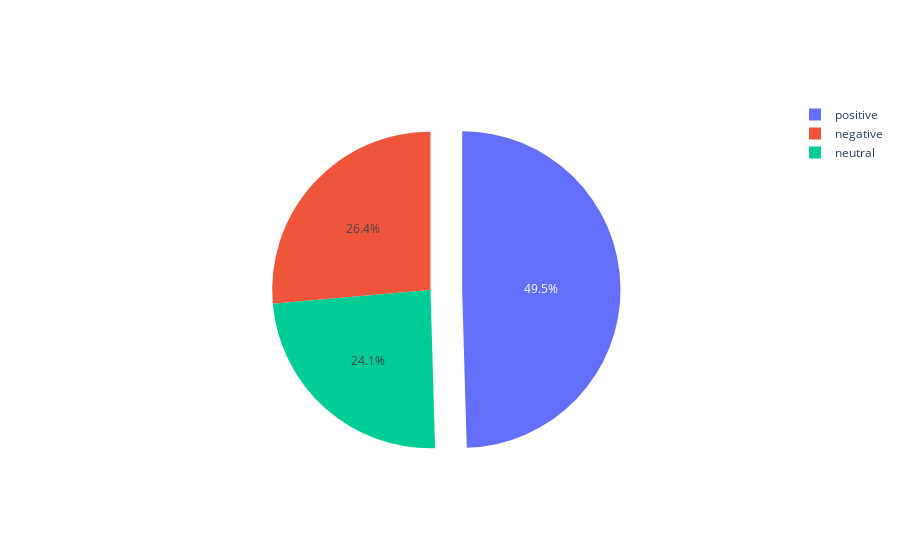
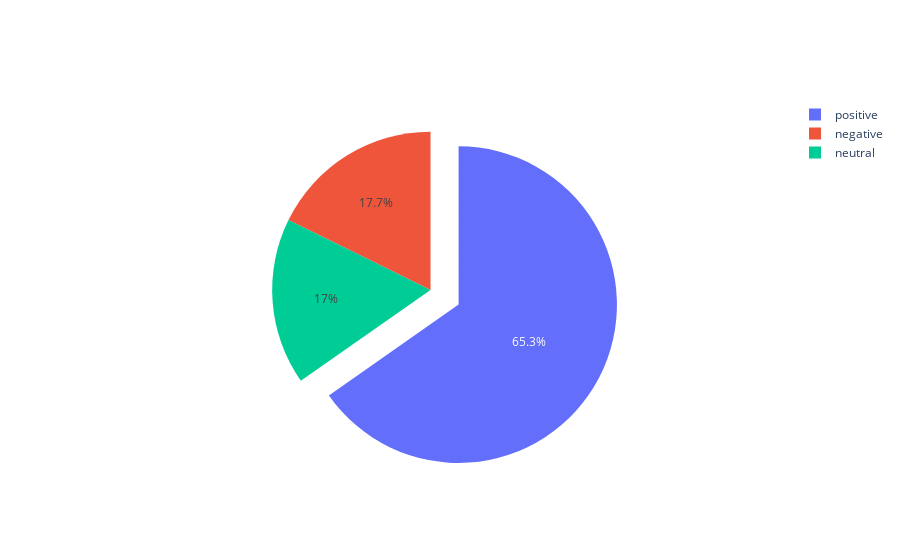
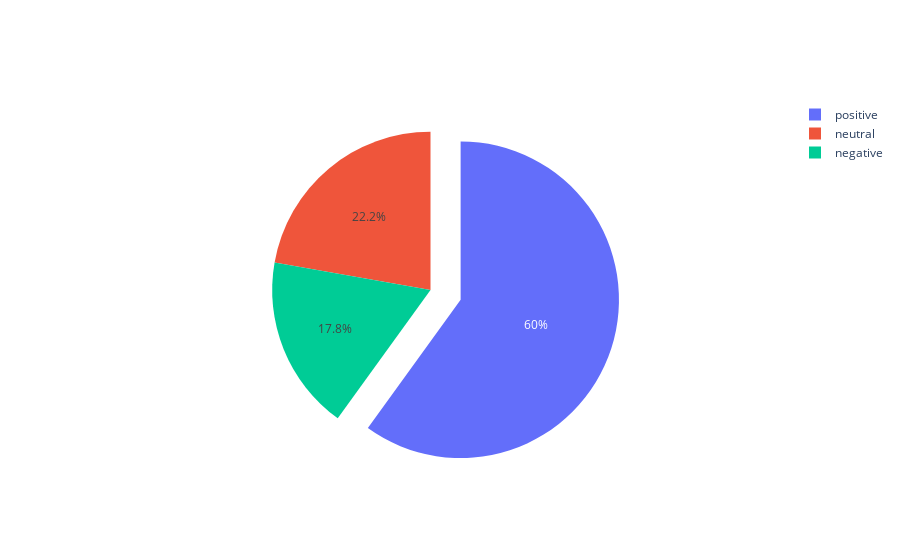
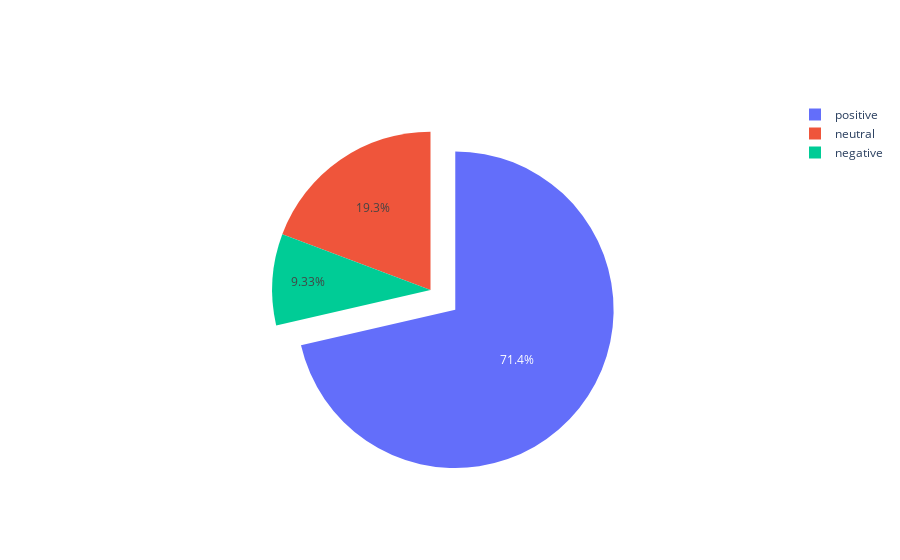

These figures' notebook cell, in order:
### Code cell
import plotly.graph_objects as go

figures = []

for category in categories:
    
    labels = ['positive', 'negative', 'neutral']
    values = list(df_counts[f'{category}'])
    print(values)
    index_max = np.argmax(values)
    print(index_max)
    pull = [0,0,0]
    pull[index_max] = 0.2
    print(pull)
    fig = go.Figure(data=[go.Pie(labels=labels, values=values, pull=pull)])
    fig.show()
    figures.append(fig)
    
figures

### Figure 1 — Plotly figure (JSON) as saved in the notebook; plotly's stock layout.template omitted (floating-point values rounded to 4 significant figures)
{"data": [{"labels": ["positive", "negative", "neutral"], "pull": [0.2, 0, 0], "type": "pie", "values": [26163, 13936, 12716]}], "layout": {}}

### Figure 2 — Plotly figure (JSON) as saved in the notebook; plotly's stock layout.template omitted (floating-point values rounded to 4 significant figures)
{"data": [{"labels": ["positive", "negative", "neutral"], "pull": [0.2, 0, 0], "type": "pie", "values": [34475, 9353, 8987]}], "layout": {}}

### Figure 3 — Plotly figure (JSON) as saved in the notebook; plotly's stock layout.template omitted (floating-point values rounded to 4 significant figures)
{"data": [{"labels": ["positive", "negative", "neutral"], "pull": [0.2, 0, 0], "type": "pie", "values": [31669, 9414, 11732]}], "layout": {}}

### Figure 4 — Plotly figure (JSON) as saved in the notebook; plotly's stock layout.template omitted (floating-point values rounded to 4 significant figures)
{"data": [{"labels": ["positive", "negative", "neutral"], "pull": [0.2, 0, 0], "type": "pie", "values": [37708, 4928, 10179]}], "layout": {}}
